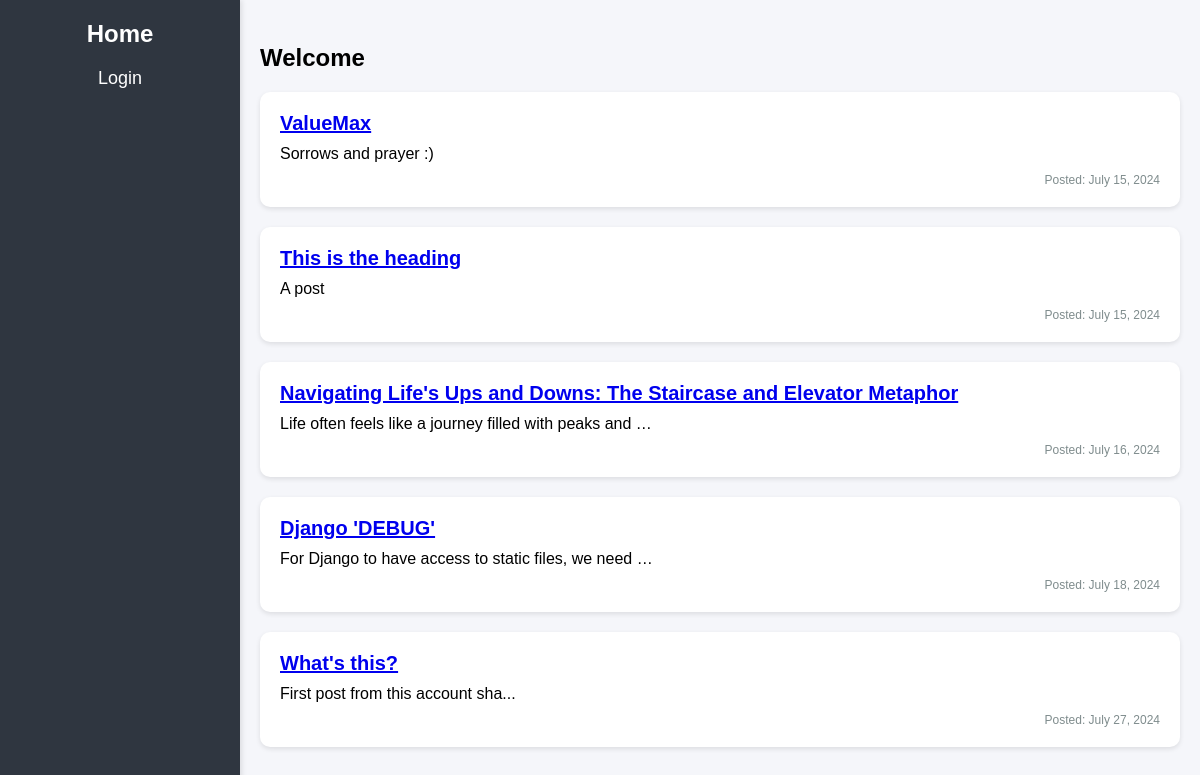
The page / on the database its author committed.
### CRUDAPP/models.py (models this page shows, shortened)
class Post(models.Model):
    post_title = models.CharField(max_length=400)
    post_body = models.TextField(null=True,)
    owner = models.ForeignKey(User, on_delete=models.CASCADE)
    date_posted = models.DateField(auto_now_add=True)

### CRUDAPP/views.py (the view)
# urls.py: path('', views.user_index),
def user_index(request):
    posts = Post.objects.all()
    context = {
        'posts' : posts,
    }
    return render(request, 'user_index.html', context)

### templates/user_index.html (shortened to what this page needs)
{% load static %}
<!DOCTYPE html>
<html lang="en">
<head>
    <link rel="stylesheet" href="{% static 'css/index.css' %}">
</head>
<body>
    <div class="home-container">
        <div class="sidebar">
            <h2>Home</h2>
            {% if not request.user.is_authenticated %}
                <a href="{% url 'login' %}">Login</a>
            {% else %}
            <a href="/index/">Admin</a>
            {% endif %}
        </div>
        <div class="content">
            <div class="welcome-message">
                <h3>Welcome {{ user.first_name }}</h3>
            </div>
            <div class="posts">
                {% for post in posts %}
                    <div class="post">
                        <div class="post-title"><a href="/single-post/{{post.id}}/">{{ post.post_title }}</a></div>
                        <div class="post-content">{{ post.post_body | truncatewords:'10' }}</div>
                        <div class="post-date" style="text-align: right;">Posted: {{ post.date_posted }}</div>
                    </div>
                {% endfor %}
            </div>
        </div>
    </div>
</body>
</html>

### staticfiles/css/index.css (style rules this page uses)
body { font-family: 'Arial', sans-serif; background: #f5f6fa; margin: 0; padding: 0; display: flex; }
.home-container { display: flex; width: 100%; }
.sidebar { background: #2f3640; color: #fff; width: 200px; padding: 20px; box-shadow: 2px 0 5px rgba(0, 0, 0, 0.1); height: 100vh; }
.sidebar h2 { margin-top: 0; font-size: 24px; text-align: center; }
.sidebar a { display: block; color: #fff; text-decoration: none; margin: 15px 0; font-size: 18px; text-align: center; }
.content { flex: 1; padding: 20px; }
.welcome-message h3 { font-size: 24px; margin-bottom: 20px; }
.posts { margin-top: 20px; }
.post { background: #fff; padding: 20px; border-radius: 10px; box-shadow: 0 2px 5px rgba(0, 0, 0, 0.1); margin-bottom: 20px; }
.post-title { font-size: 20px; font-weight: bold; margin-bottom: 10px; }
.post-content { font-size: 16px; margin-bottom: 10px; }
.post-date { font-size: 12px; color: #7f8c8d; text-align: right; }

### rows shown on the page
Post: post_title "ValueMax", post_body "Sorrows and prayer :)", date_posted "July 15, 2024"
Post: post_title "This is the heading", post_body "A post", date_posted "July 15, 2024"
Post: post_title "Navigating Life's Ups and Downs: The Staircase and Elevator Metaphor", post_body "Life often feels like a journey filled with peaks and …", date_posted "July 16, 2024"
Post: post_title "Django 'DEBUG'", post_body "For Django to have access to static files, we need …", date_posted "July 18, 2024"
Post: post_title "What's this?", post_body "First post from this account sha...", date_posted "July 27, 2024"
